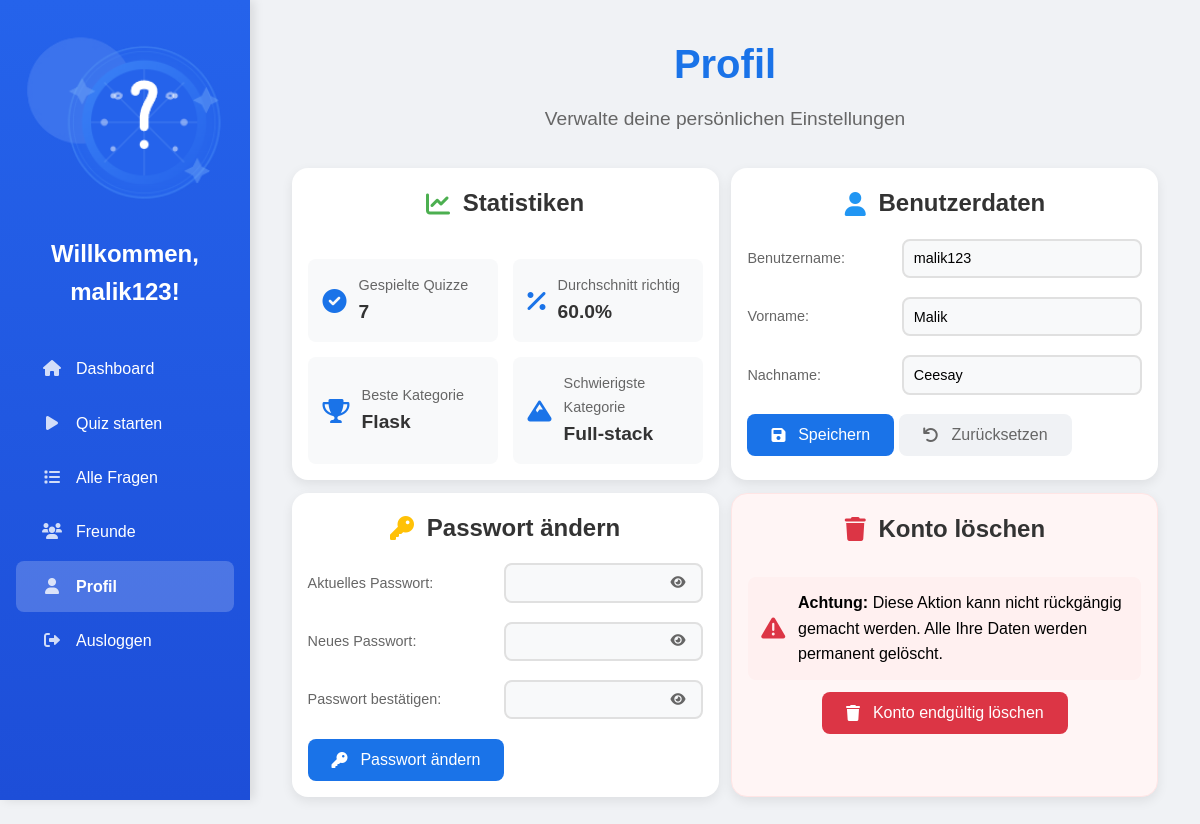
The app's page /profile (signed in) with its own data.
### app.py (models this page shows, shortened)
class User(db.Model):
    id = db.Column(db.Integer, primary_key=True)
    username = db.Column(db.String(80), unique=True, nullable=False)
    firstname = db.Column(db.String(80), nullable=False)
    lastname = db.Column(db.String(80), nullable=False)
    password_hash = db.Column(db.String(120), nullable=False)

### app.py (the view)
    def wrapper(*args, **kwargs):
        if 'username' not in session:
            return redirect(url_for('login'))
        return f(*args, **kwargs)

### app.py (called while the page is built, shortened)
def login_required(f):
    def wrapper(*args, **kwargs):
        if 'username' not in session:
            return redirect(url_for('login'))
        return f(*args, **kwargs)
    wrapper.__name__ = f.__name__
    return wrapper

def get_user_stats(user_id):
    return {
        'total_quizzes': QuizResult.query.filter_by(user_id=user_id).count(),
        'average_score': calculate_average_score(user_id),
        'best_category': get_best_category(user_id),
        'hardest_category': get_hardest_category(user_id)
    }

def get_current_user():
    if 'username' in session:
        return User.query.filter_by(username=session['username']).first()
    return None

def calculate_average_score(user_id):
    results = QuizResult.query.filter_by(user_id=user_id).all()
    if not results:
        return 0
    total_score = sum(result.score for result in results)
    return round((total_score / (len(results) * 5)) * 100, 1)

def get_best_category(user_id):
    results = QuizResult.query.filter_by(user_id=user_id)\
        .with_entities(QuizResult.category, db.func.avg(QuizResult.score).label('avg_score'))\
        .group_by(QuizResult.category)\
        .order_by(db.desc('avg_score'))\
        .first()
    return results.category.capitalize() if results else "Keine"

def get_hardest_category(user_id):
    results = QuizResult.query.filter_by(user_id=user_id)\
        .with_entities(QuizResult.category, db.func.avg(QuizResult.score).label('avg_score'))\
        .group_by(QuizResult.category)\
        .having(db.func.count(QuizResult.id) >= 1)\
        .order_by(db.asc('avg_score'))\
        .first()
    return results.category.capitalize() if results else "Keine"

@app.route('/profile', methods=['GET', 'POST'])
@login_required
def profile():
    user = get_current_user()
    if user is None:
        session.clear()
        return redirect(url_for('login'))
    return render_template('profile.html', user=user, stats=get_user_stats(user.id), username=user.username)

@app.context_processor
def utility_processor():
    def get_user_results():
        if 'username' in session:
            user = User.query.filter_by(username=session['username']).first()
            if user is None:
                return []
            all_results = QuizResult.query.filter_by(user_id=user.id).order_by(QuizResult.date.desc()).all()
            return [result for result in all_results if len(json.loads(result.answers)) == 5]
        return []
    return dict(get_user_results=get_user_results)

### templates/profile.html (shortened to what this page needs)
<!DOCTYPE html>
<html>
<head>
    <link rel="stylesheet" href="{{ url_for('static', filename='css/base.css') }}">
    <link rel="stylesheet" href="{{ url_for('static', filename='css/components.css') }}">
    <link rel="stylesheet" href="{{ url_for('static', filename='css/profile.css') }}">
    <link rel="stylesheet" href="{{ url_for('static', filename='css/sidebar.css') }}">
    <link rel="stylesheet" href="https://cdnjs.cloudflare.com/ajax/libs/font-awesome/6.0.0/css/all.min.css">
</head>
<body class="dashboard-body">
    <div class="dashboard-container">
        {% include 'sidebar.html' %}
        <div class="main-content">
            <div class="dashboard-header">
                <h1>Profil</h1>
                <p class="subtitle">Verwalte deine persönlichen Einstellungen</p>
            </div>
            <div class="profile-content">
                <div class="profile-section stats-section">
                    <h2><i class="fas fa-chart-line"></i> Statistiken</h2>
                    <div class="stats-grid">
                        {% set stat_items = [
                            ('check-circle', 'Gespielte Quizze', stats.total_quizzes),
                            ('percentage', 'Durchschnitt richtig', stats.average_score ~ '%'),
                            ('trophy', 'Beste Kategorie', stats.best_category),
                            ('mountain', 'Schwierigste Kategorie', stats.hardest_category)
                        ] %}
                        {% for icon, label, value in stat_items %}
                        <div class="stat-card">
                            <i class="fas fa-{{ icon }}"></i>
                            <div class="stat-info">
                                <span class="stat-label">{{ label }}</span>
                                <span class="stat-value">{{ value }}</span>
                            </div>
                        </div>
                        {% endfor %}
                    </div>
                </div>
                <div class="profile-section user-info">
                    <h2><i class="fas fa-user"></i> Benutzerdaten</h2>
                    <form method="POST" class="profile-form">
                        {% set user_fields = [
                            ('username', 'Benutzername', user.username),
                            ('firstname', 'Vorname', user.firstname),
                            ('lastname', 'Nachname', user.lastname)
                        ] %}
                        {% for field, label, value in user_fields %}
                        <div class="info-group">
                            <label>{{ label }}:</label>
                            <input type="text" name="{{ field }}" value="{{ value }}" required>
                        </div>
                        {% endfor %}
                        <div class="form-actions">
                            <button type="submit" name="update_profile" class="btn-save">
                                <i class="fas fa-save"></i> Speichern
                            </button>
                            <button type="reset" class="btn-save btn-cancel">
                                <i class="fas fa-undo"></i> Zurücksetzen
                            </button>
                        </div>
                    </form>
                </div>
                <div class="profile-section password-section">
                    <h2><i class="fas fa-key"></i> Passwort ändern</h2>
                    <form method="POST" id="passwordForm">
                        {% set password_fields = [
                            ('old_password', 'Aktuelles Passwort'),
                            ('new_password', 'Neues Passwort'),
                            ('confirm_password', 'Passwort bestätigen')
                        ] %}
                        {% for field, label in password_fields %}
                        <div class="info-group">
                            <label>{{ label }}:</label>
                            <div class="password-input-group">
                                <input type="password" name="{{ field }}" required>
                                <button type="button" class="password-toggle">
                                    <i class="fas fa-eye"></i>
                                </button>
                            </div>
                        </div>
                        {% endfor %}
                        <button type="submit" name="update_password" class="btn-save">
                            <i class="fas fa-key"></i> Passwort ändern
                        </button>
                    </form>
                </div>
                <div class="profile-section account-delete">
                    <h2><i class="fas fa-trash"></i> Konto löschen</h2>
                    <div class="delete-warning">
                        <i class="fas fa-exclamation-triangle warning-icon"></i>
                        <div>
                            <strong>Achtung:</strong> Diese Aktion kann nicht rückgängig gemacht werden.
                            Alle Ihre Daten werden permanent gelöscht.
                        </div>
                    </div>
                    <button type="button" id="deleteAccountBtn" class="btn-save btn-delete">
                        <i class="fas fa-trash"></i> Konto endgültig löschen
                    </button>
                </div>
            </div>
        </div>
    </div>
</body>
</html>

### templates/sidebar.html
<div class="dashboard-sidebar">
    <div class="sidebar-header">
        <div class="logo-container">
            <img src="{{ url_for('static', filename='images/quiz-logo.png') }}" alt="Quiz App Logo" class="app-logo">
        </div>
        <div class="welcome-section">
            <h2>Willkommen{% if username %}, {{ username }}{% endif %}!</h2>
        </div>
    </div>
    <nav class="sidebar-nav">
        <a href="{{ url_for('index') }}" class="nav-item {{ 'active' if request.endpoint in ['index', None] }}">
            <div class="nav-icon"><i class="fas fa-home"></i></div>
            <span>Dashboard</span>
        </a>
        <a href="{{ url_for('categories') }}" class="nav-item {{ 'active' if request.endpoint == 'categories' }}">
            <div class="nav-icon"><i class="fas fa-play"></i></div>
            <span>Quiz starten</span>
        </a>
        <a href="{{ url_for('all_questions_categories') }}" class="nav-item {{ 'active' if request.endpoint == 'all_questions_categories' }}">
            <div class="nav-icon"><i class="fas fa-list"></i></div>
            <span>Alle Fragen</span>
        </a>
        <a href="{{ url_for('friends') }}" class="nav-item {{ 'active' if request.endpoint == 'friends' }}">
            <div class="nav-icon"><i class="fas fa-users"></i></div>
            <span>Freunde</span>
        </a>
        <a href="{{ url_for('profile') }}" class="nav-item {{ 'active' if request.endpoint == 'profile' }}">
            <div class="nav-icon"><i class="fas fa-user"></i></div>
            <span>Profil</span>
        </a>
        <a href="{{ url_for('logout') }}" class="nav-item logout-btn">
            <div class="nav-icon"><i class="fas fa-sign-out-alt"></i></div>
            <span>Ausloggen</span>
        </a>
    </nav>
</div>

### static/css/base.css (style rules this page uses)
* { margin: 0; padding: 0; box-sizing: border-box; }
body { font-family: Arial, sans-serif; line-height: 1.6; background-color: #f0f2f5; min-height: 100vh; }
a { text-decoration: none; color: inherit; }

### static/css/components.css (style rules this page uses)
.nav-item { padding: 0.8rem 1.5rem; color: white; text-decoration: none; transition: background-color 0.3s; display: flex; align-items: center; }
.nav-icon { width: 24px; text-align: center; margin-right: 12px; }

### static/css/profile.css (style rules this page uses)
.dashboard-body { background-color: #f0f2f5; min-height: 100vh; }
.dashboard-container { display: flex; min-height: 100vh; }
.main-content { flex: 1; margin-left: 250px; padding: 2rem; min-height: 100vh; }
.dashboard-header { text-align: center; margin-bottom: 1.5rem; }
.dashboard-header h1 { color: #1a73e8; font-size: 2.5rem; margin-bottom: 0.5rem; }
.dashboard-header .subtitle { color: #666; font-size: 1.2rem; }
.profile-content { display: grid; grid-template-columns: repeat(2, 1fr); gap: 0.8rem; padding: 0.6rem; }
.stats-grid { display: grid; grid-template-columns: repeat(2, 1fr); gap: 15px; margin-top: 20px; }
.profile-section { background: white; padding: 1rem; border-radius: 16px; box-shadow: 0 4px 12px rgba(0,0,0,0.08); display: flex; flex-direction: column; height: 100%; }
.profile-section h2 { text-align: center; font-size: 1.5rem; font-weight: 600; margin-bottom: 1rem; display: flex; align-items: center; justify-content: center; gap: 0.8rem; color: #333; }
.profile-section h2 i { font-size: 1.5rem; }
.stats-section h2 i { color: #4CAF50; }
.user-info h2 i { color: #2196F3; }
.password-section h2 i { color: #FFC107; }
.account-delete h2 i { color: #dc3545; }
.stat-card { background: #f8f9fa; padding: 15px; border-radius: 8px; display: flex; align-items: center; }
.stat-card i { font-size: 24px; color: #1a73e8; margin-right: 12px; }
.stat-info { display: flex; flex-direction: column; }
.stat-label { font-size: 0.9rem; color: #666; }
.stat-value { font-size: 1.2rem; font-weight: 600; color: #333; }
.info-group { display: grid; grid-template-columns: 150px 1fr; align-items: center; gap: 0.3rem; margin-bottom: 1.2rem; }
.password-section .info-group { grid-template-columns: 180px 1fr; gap: 1rem; }
.info-group label { color: #666; font-weight: 500; font-size: 0.9rem; }
.info-group input { width: 100%; padding: 0.6rem; border: 2px solid #e0e0e0; border-radius: 8px; font-size: 0.9rem; transition: all 0.2s ease; background: #f8f9fa; }
.password-input-group { position: relative; width: 100%; }
.password-toggle { position: absolute; right: 12px; top: 50%; transform: translateY(-50%); background: none; border: none; color: #666; cursor: pointer; padding: 5px; display: flex; align-items: center; justify-content: center; z-index: 2; }
.btn-save, .btn-cancel, .btn-delete, .confirm-delete-btn, .cancel-btn { padding: 0.75rem 1.5rem; border-radius: 8px; border: none; font-weight: 500; cursor: pointer; transition: all 0.2s ease; display: inline-flex; align-items: center; gap: 0.8rem; font-size: 1rem; }
.btn-save { background: #1a73e8; color: white; }
.btn-cancel, .cancel-btn { background: #f0f2f5; color: #666; }
.btn-delete { background: #dc3545; color: white; width: fit-content; align-self: center; }
.account-delete { background: #fff5f5; border: 1px solid #ffe5e5; }
.delete-warning { display: flex; align-items: center; gap: 0.8rem; padding: 0.8rem; background: #fff0f0; border-radius: 8px; margin: 0.8rem 0; }
.warning-icon { font-size: 1.5rem; color: #dc3545; }

### static/css/sidebar.css (style rules this page uses)
.dashboard-sidebar { width: 250px; background: linear-gradient(180deg, #2563eb 0%, #1d4ed8 100%); color: white; padding: 2rem 0; position: fixed; height: 100vh; left: 0; top: 0; box-shadow: 4px 0 10px rgba(0,0,0,0.1); }
.logo-container, .sidebar-header, .sidebar-header h2, .user-welcome { text-align: center; }
.logo-container { width: 100%; margin-bottom: 1rem; }
.app-logo { width: 100%; height: auto; margin-bottom: 0.5rem; }
.sidebar-header { padding: 0 1.5rem; margin-bottom: 2rem; }
.sidebar-header h2 { margin: 0; font-size: 1.5rem; }
.nav-item { padding: 0.8rem 1.5rem; color: white; text-decoration: none; transition: all 0.3s ease; display: flex; align-items: center; border-radius: 8px; margin: 0.2rem 1rem; }
.nav-item:active, .nav-item.active { background-color: rgba(255, 255, 255, 0.2); font-weight: bold; }
.nav-icon { width: 24px; margin-right: 12px; opacity: 0.8; }
.logout-btn { margin-top: auto; color: white; }

### records on screen
User: username "malik123", label "Benutzername", label "Vorname", firstname "Malik", label "Nachname", lastname "Ceesay"

### other values on screen
{{ label }} "Gespielte Quizze" "Durchschnitt richtig" "Beste Kategorie" "Schwierigste Kategorie"
{{ value }} "7" "60.0%" "Flask" "Full-stack"
{{ label }} "Aktuelles Passwort" "Neues Passwort" "Passwort bestätigen"
